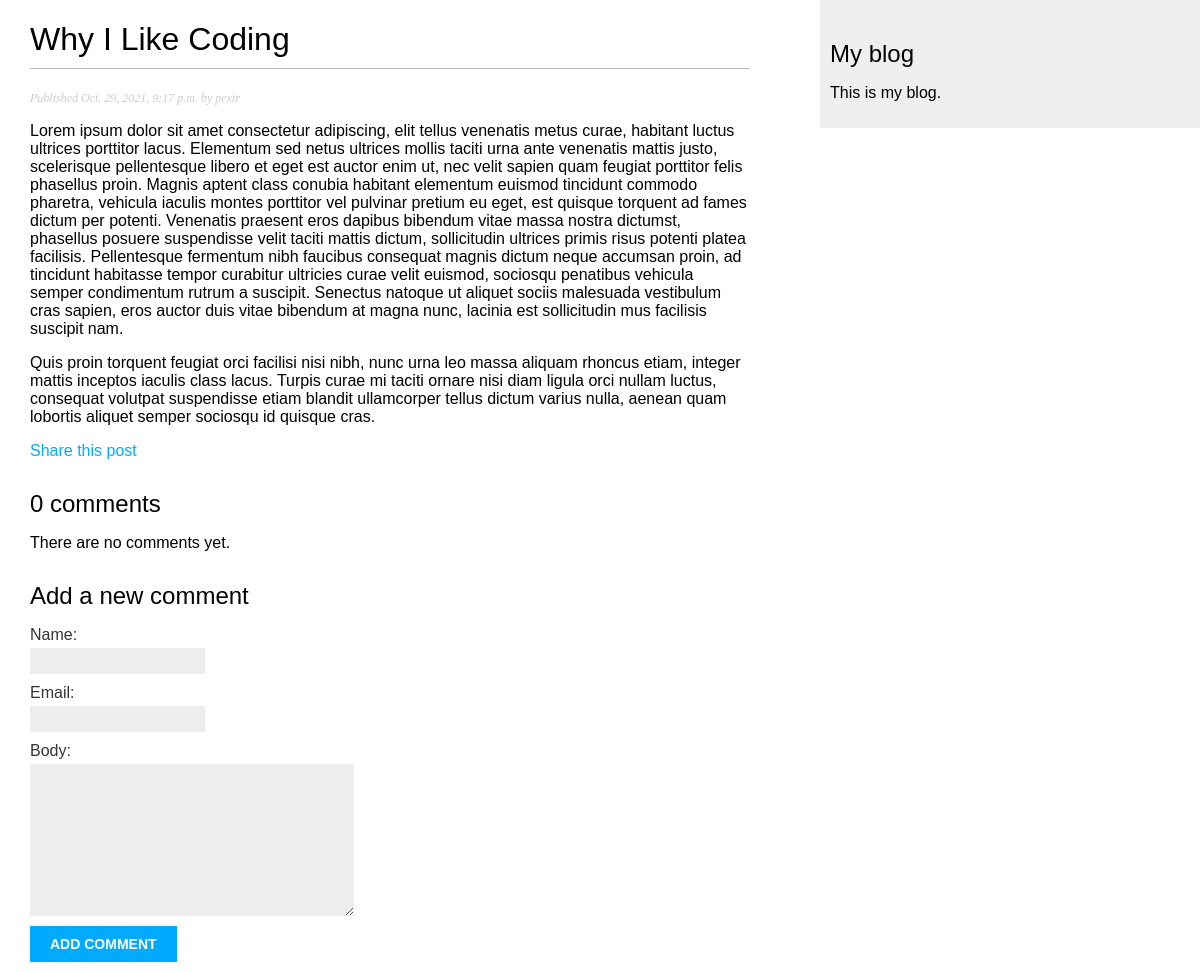
The app's page /blog/2021/10/29/why-i-like-coding/ with its own data.
### blog/models.py (models this page shows, shortened)
class Post(models.Model):
    STATUS_CHOICES = (
        ('draft', 'Draft'),
        ('published','Published'),
    )
    title = models.CharField(max_length=250)
    slug = models.SlugField(max_length=250, unique_for_date='publish')
    author = models.ForeignKey(User, on_delete=models.CASCADE, related_name='blog_posts')
    body = models.TextField()
    publish = models.DateTimeField(default=timezone.now)
    created = models.DateTimeField(auto_now_add=True)
    updated = models.DateTimeField(auto_now=True)
    status = models.CharField(max_length=10, choices=STATUS_CHOICES, default='draft')
    objects = models.Manager()
    published = PublishedManager()
    class Meta:
        ordering = ('-publish',)

### blog/views.py (the view)
# urls.py: path('<int:year>/<int:month>/<int:day>/<slug:post>/', views.post_detail, name='post_detail'),
def post_detail(request, year, month, day, post):
    post = get_object_or_404(Post, slug=post,
                                    status='published',
                                    publish__year=year,
                                    publish__month=month,
                                    publish__day=day)
    comments = post.comments.filter(active=True)
    new_comment = None
    if request.method == 'POST':
        comment_form = CommentForm(data=request.POST)
        if comment_form.is_valid():
            new_comment = comment_form.save(commit=False)
            new_comment.post = post
            new_comment.save()
    else:
        comment_form = CommentForm()
    return render(request,
                'blog/post/detail.html',{
                'post':post,
                'comments':comments,
                'new_comment':new_comment,
                'comment_form':comment_form})

### blog/forms.py
class CommentForm(forms.ModelForm):
    class Meta:
        model = Comment
        fields = ('name', 'email', 'body')

### blog/templates/blog/post/detail.html (shortened to what this page needs)
{% extends "blog/base.html" %}
{% block content %}
  <h1>{{ post.title }}</h1>
  <p class="date">
    Published {{ post.publish }} by {{ post.author }}
  </p>
  <p>
    {{ post.body |linebreaks }}
  </p>
  <p>
    <a href="{% url 'blog:post_share' post.id %}">Share this post</a>
  </p>
  {% with comments.count as total_comments %}
    <h2>
      {{ total_comments }} comment{{ total_comments|pluralize }}
    </h2>
  {% endwith %}
  {% for comment in comments %}
    <div class="comment">
      <p class="info">
        Comment {{ forloop.counter }} by {{ comment.name }} {{ comment.created }}
      </p>
      {{ comment.body|linebreaks }}
    </div>
    {% empty %}
      <p>There are no comments yet.</p>
  {% endfor %}
  {% if new_comment %}
    <h2>Your comment has been added.</h2>
  {% else %}
    <h2>Add a new comment</h2>
    <form method="post">{% csrf_token %}
      {{ comment_form.as_p }}
      <p><input type="submit" value="Add comment"></p>
    </form>
  {% endif %}
{% endblock %}

### blog/static/css/blog.css (style rules this page uses)
body { margin:0; padding:0; font-family:helvetica, sans-serif; }
a { color:#00abff; text-decoration:none; }
h1 { font-weight:normal; border-bottom:1px solid #bbb; padding:0 0 10px 0; }
h2 { font-weight:normal; margin:30px 0 0; }
p.date { color:#ccc; font-family: georgia, serif; font-size: 12px; font-style: italic; }
label { float:left; clear:both; color:#333; margin-bottom:4px; }
input, textarea { clear:both; float:left; margin:0 0 10px; background:#ededed; border:0; padding:6px 10px; font-size:12px; }
input[type=submit] { font-weight:bold; background:#00abff; color:#fff; padding:10px 20px; font-size:14px; text-transform:uppercase; }

### records on screen
Post: title "Why I Like Coding", publish "Oct. 29, 2021, 9:17 p.m.", author "pextr", body "Lorem ipsum dolor sit amet consectetur adipiscing, elit tellus venenatis metus curae, habitant luctus ultrices porttitor lacus. Elementum sed netus ultrices mollis taciti urna ante venenatis mattis justo, scelerisque pellentesque libero et eget est auctor enim ut, nec velit sapien quam feugiat porttitor felis phasellus proin. Magnis aptent class conubia habitant elementum euismod tincidunt commodo pharetra, vehicula iaculis montes porttitor vel pulvinar pretium eu eget, est quisque torquent ad fames dictum per potenti. Venenatis praesent eros dapibus bibendum vitae massa nostra dictumst, phasellus posuere suspendisse velit taciti mattis dictum, sollicitudin ultrices primis risus potenti…"

### other values on screen
{{ total_comments }} "0"
